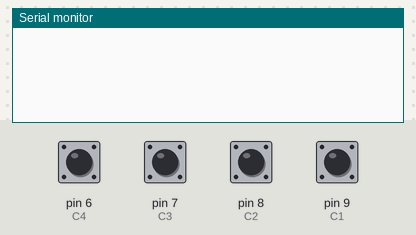
The sketch below on a simulated Arduino Uno, built with avr-gcc and run on an emulated ATmega328P. On the bench: the last lines printed to the serial monitor. Inputs (shaded band) come from the test bench; at power-on: pin 6 (C4), pin 7 (C3), pin 8 (C2), pin 9 (C1) HIGH.

Above: at 1.2 s.
1.3 s: pin 6 (C4) pulled LOW for 0.15 s
At 2.1 s:
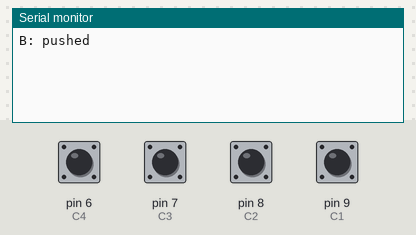
2.9 s: pin 7 (C3) pulled LOW for 0.15 s
At 3.3 s:
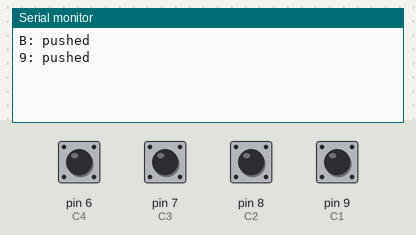
4.5 s: pin 9 (C1) pulled LOW for 1 s
At 6.3 s:
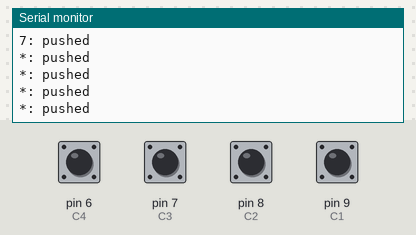
7.0 s: pin 6 (C4) pulled LOW for 1 s
At 8.2 s:
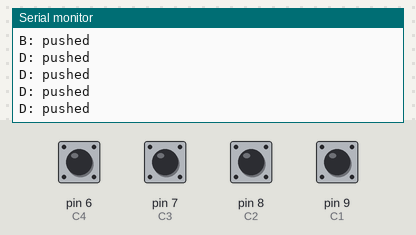
9.5 s: pin 7 (C3) pulled LOW for 1 s
At 11.3 s:
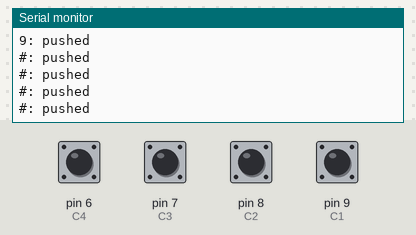
12.0 s: pin 6 (C4) pulled LOW for 0.15 s
At 12.6 s:
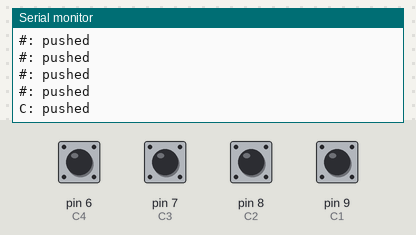

Measured:
- after the input at 1.3 s, the serial monitor: prints a new line at once (image 1)
- after the input at 2.9 s, the serial monitor: prints a new line at once (image 2)
- after the input at 4.5 s, the serial monitor: prints a new line at once (image 3)
- after the input at 7.0 s, the serial monitor: prints a new line at once (image 4)
- after the input at 9.5 s, the serial monitor: prints a new line at once (image 5)
- after the input at 12.0 s, the serial monitor: prints a new line at once (image 6)

The sketch:

2019305059LeeHyeonSu.ino
```cpp
int R1=13;
int R2=12;
int R3=11;
int R4=10;
int C1=9;
int C2=8;
int C3=7;
int C4=6;

char _getch();

void setup()
{
  pinMode(C1, INPUT_PULLUP);
  pinMode(C2, INPUT_PULLUP);
  pinMode(C3, INPUT_PULLUP);
  pinMode(C4, INPUT_PULLUP);
  pinMode(R1, OUTPUT);
  pinMode(R2, OUTPUT);
  pinMode(R3, OUTPUT);
  pinMode(R4, OUTPUT);
  Serial.begin(9600);
}

void loop()
{
  char a;
  a=_getch();
  Serial.print(a);
  Serial.println(": pushed");
  delay(200);
}

char _getch(){
  char ch;
  for(;;)
  {
     for(int i=10;i<=13;i++)
     {
       digitalWrite(10,HIGH);
       digitalWrite(11,HIGH);
       digitalWrite(12,HIGH);
       digitalWrite(13,HIGH);
       digitalWrite(i,LOW);
       if(digitalRead(C1)==LOW)
       {
           if(digitalRead(R1)==LOW)
           {
            ch='1';goto AAA;
           }
           else if(digitalRead(R2)==LOW)
           {
             ch='4';goto AAA;
           }
           else if(digitalRead(R3)==LOW)
           {
             ch='7'; goto AAA;
           }
           else
           { ch='*'; goto AAA; }
        }
        else if(digitalRead(C2)==LOW)
        {
           if(digitalRead(R1)==LOW)
           {
            ch='2';goto AAA;
           }
           else if(digitalRead(R2)==LOW)
           {
             ch='5';goto AAA;
           }
           else if(digitalRead(R3)==LOW)
           {
             ch='8'; goto AAA;
           }
           else
           { ch='0'; goto AAA; }
        }
        else if(digitalRead(C3)==LOW)
        {
           if(digitalRead(R1)==LOW)
           {
            ch='3';goto AAA;
           }
           else if(digitalRead(R2)==LOW)
           {
             ch='6';goto AAA;
           }
           else if(digitalRead(R3)==LOW)
           {
             ch='9'; goto AAA;
           }
           else
           { ch='#'; goto AAA; }
        }
        else if(digitalRead(C4)==LOW)
        {
           if(digitalRead(R1)==LOW)
           {
            ch='A';goto AAA;
           }
           else if(digitalRead(R2)==LOW)
           {
             ch='B';goto AAA;
           }
           else if(digitalRead(R3)==LOW)
           {
             ch='C'; goto AAA;
           }
           else
           { ch='D'; goto AAA; }
        }
      }
  }
  AAA:
  return(ch);
}
```
